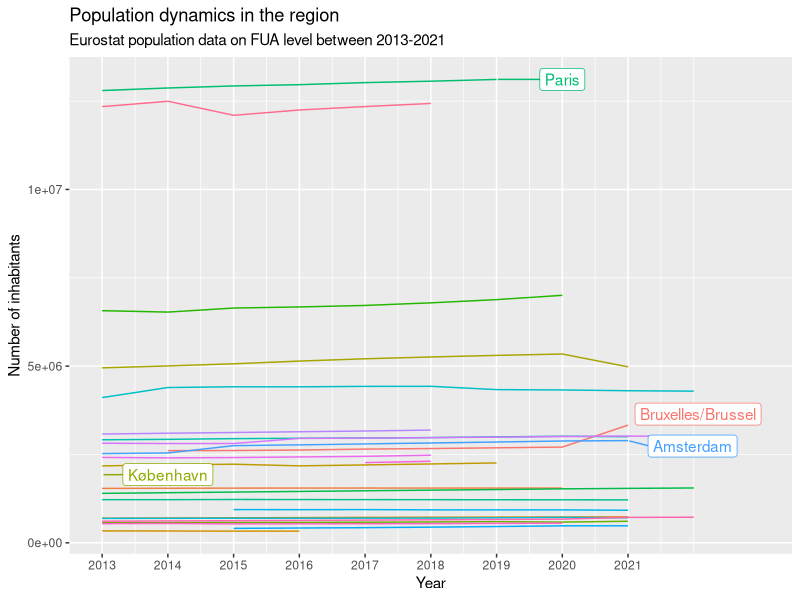

Reproduce this figure in R. (Note: this script raises an error after producing the figure.)
# Load package(s) ----
## If you get an error, it means that the package is not installed. Execute 
## install.packages("packagename") in the console, replacing "packagename" with 
## "tidyverse", for instance, if you want to install the "tidyverse" package.
## Do that for all packages.

# install.packages("tidyverse")
# install.packages("scales")
# install.packages("ggrepel")

library(tidyverse)
library(scales)
library(ggrepel)

# Get urban population data between 2013-2022 from Eurostat ----
## Source: https://ec.europa.eu/eurostat/databrowser/view/URB_LPOP1__custom_5120358/default/table?lang=en
pop_13_22 <- read_csv("data/raw/urb_lpop1__custom_5120358_page_linear.csv")
pop_13_22_c <- read_csv("data/raw/urb_cpop1_page_linear.csv")
ua <- read_csv("data/raw/URAU_LB_2021_3035_CITIES_within_frame.csv")

# Examine the data ----
# View(pop_13_22)
glimpse(pop_13_22)

# Clean the data ----
pop_13_22_long <- pop_13_22 |> 
  # Remove unnecessary columns
  select(-c(DATAFLOW, `LAST UPDATE`, freq, indic_ur, OBS_FLAG)) |> 
  # Remove countries
  filter(nchar(cities) > 2)

# Show the population trend of all capital cities in the region
pop_13_22_long |>
  # filter(cities %in% c("BE001F", "DE001F", "NL001F", "UK001F")) |> 
  filter(substr(cities, 3, 6) == "001F") |> 
  left_join(ua |> filter(CITY_CPTL == "Y"), by = c("cities" = "FUA_CODE")) |> 
  group_by(cities) |> 
  mutate(label = if_else(TIME_PERIOD == max(TIME_PERIOD), as.character(URAU_NAME), NA_character_)) |> 
  ungroup() |>
  ggplot(aes(x = TIME_PERIOD, y = OBS_VALUE, color = cities, group = cities)) +
  geom_line() +
  geom_label_repel(aes(label = label),
                   nudge_x = 1,
                   na.rm = TRUE) +
  scale_x_continuous(breaks = seq(from = 2013,
                                  to = 2021,
                                  by = 1),
                     limits = c(2013, 2023)) +
  xlab("Year") +
  ylab("Number of inhabitants") +
  labs(title = "Population dynamics in the region",
       subtitle = "Eurostat population data on FUA level between 2013-2021") +
  scale_color_discrete(name = "Muncipality") +
  theme(legend.position = "none")

# Generate table in wide format
pop_13_22_c_wide <- pop_13_22_c %>%. 
  pivot_wider(names_from = TIME_PERIOD, values_from = OBS_VALUE) |>
  select(-c(DATAFLOW, `LAST UPDATE`, freq, indic_ur, OBS_FLAG, `2022`)) |>
  filter(nchar(cities) > 2) |>
  group_by(cities) |>
  summarise(`2013` = sum(`2013`, na.rm = TRUE),
            `2014` = sum(`2014`, na.rm = TRUE),
            `2015` = sum(`2015`, na.rm = TRUE),
            `2016` = sum(`2016`, na.rm = TRUE),
            `2017` = sum(`2017`, na.rm = TRUE),
            `2018` = sum(`2018`, na.rm = TRUE),
            `2019` = sum(`2019`, na.rm = TRUE),
            `2029` = sum(`2020`, na.rm = TRUE),
            `2021` = sum(`2021`, na.rm = TRUE)) |>
  mutate(across(where(is.double), ~na_if(., 0)))

# Write wide table with time-series data
write_csv(pop_13_22_c_wide, "data/processed/pop_13_22_c_wide.csv", na = "")
